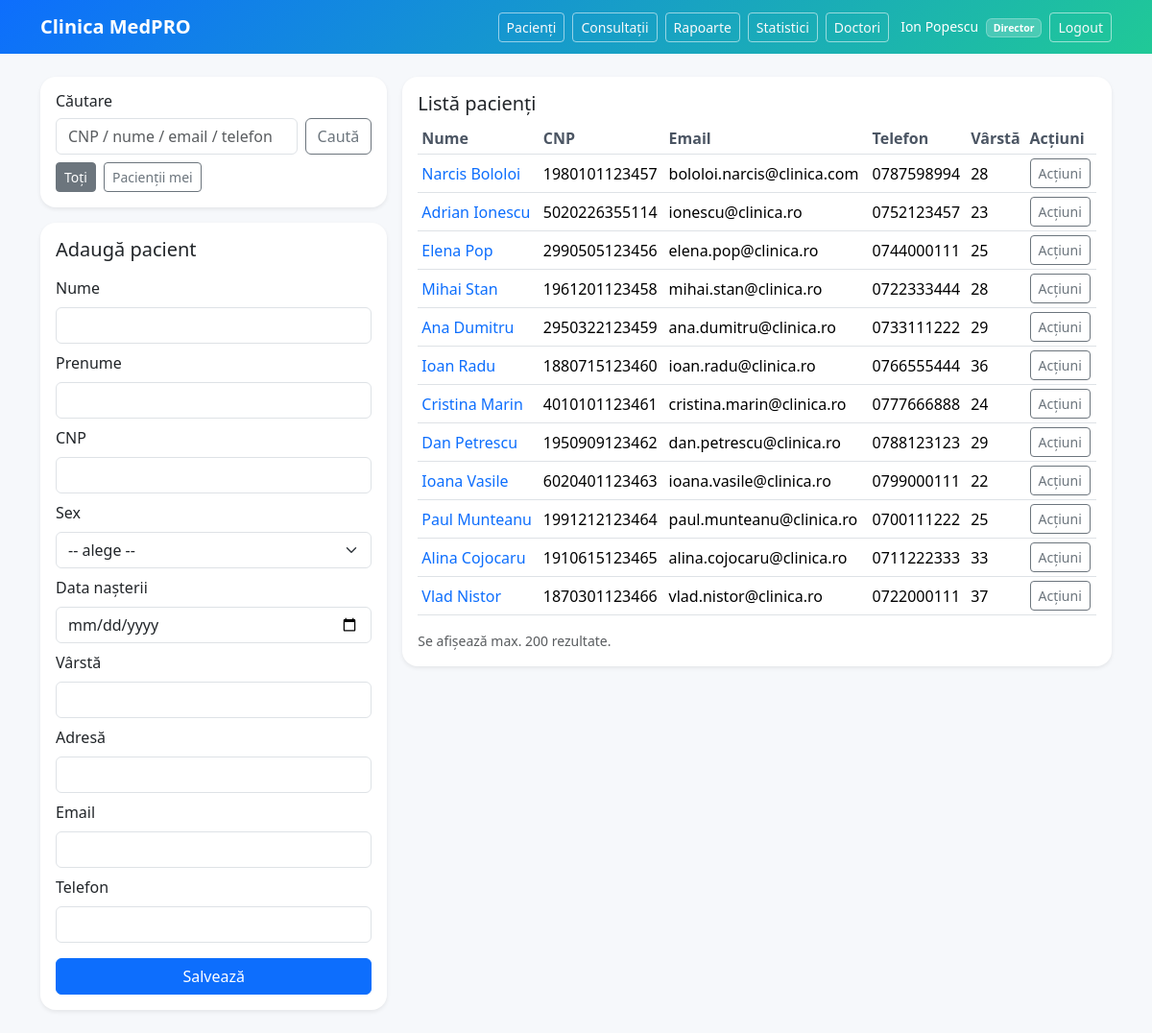
Screenshot of /public/pacienti.php (signed in) with the database file from the repository.
### tables this page shows
CREATE TABLE IF NOT EXISTS `pacienti` (
  `cnp` char(13) NOT NULL,
  `nume` varchar(60) NOT NULL,
  `prenume` varchar(60) NOT NULL,
  `adresa` varchar(255) NOT NULL,
  `data_nasterii` date NOT NULL,
  `sex` enum('M','F') NOT NULL,
  `varsta` int NOT NULL,
  `email` varchar(120) NOT NULL,
  `telefon` varchar(30) NOT NULL,
  `created_at` timestamp NULL DEFAULT CURRENT_TIMESTAMP,
  PRIMARY KEY (`cnp`)
);

### app/helpers.php (called while the page is built, shortened)
<?php
function e(string $s): string {
  return htmlspecialchars($s, ENT_QUOTES, 'UTF-8');
}

### app/db.php (called while the page is built, shortened)
<?php
function db(): PDO {
  $cfg = require __DIR__ . '/config.php';
  $db = $cfg['db'];
  $dsn = "mysql:host={$db['host']};dbname={$db['name']};charset={$db['charset']}";
  $pdo = new PDO($dsn, $db['user'], $db['pass'], [
    PDO::ATTR_ERRMODE => PDO::ERRMODE_EXCEPTION,
    PDO::ATTR_DEFAULT_FETCH_MODE => PDO::FETCH_ASSOC,
  ]);
  return $pdo;
}

### public/pacienti.php (the view, shortened to what this page needs)
<?php
require_once __DIR__ . '/../app/db.php';
require_once __DIR__ . '/../app/helpers.php';
require_once __DIR__ . '/../app/layout.php';
$u = auth_user();
$editPacient = null;
$q = trim((string)($_GET['q'] ?? ''));
$mine = (int)($_GET['mine'] ?? 0);
$params = [];
if ($mine === 1) {
  $sql = "
    SELECT DISTINCT p.*
    FROM pacienti p
    JOIN consultatii c ON c.cnp_pacient = p.cnp
    WHERE c.doctor_id = :did
  ";
  $params[':did'] = (int)$u['id'];
  if ($q !== '') {
    $sql .= " AND (p.cnp LIKE :q OR p.email LIKE :q OR p.telefon LIKE :q OR p.nume LIKE :q OR p.prenume LIKE :q)";
    $params[':q'] = "%$q%";
  }
  $sql .= " ORDER BY p.created_at DESC LIMIT 200";
} else {
  $sql = "SELECT * FROM pacienti";
  $sql .= " ORDER BY created_at DESC LIMIT 200";
}
$list = db()->prepare($sql);
$list->execute($params);
$pacienti = $list->fetchAll();
function v(?array $row, string $key): string {
  return e((string)($row[$key] ?? ''));
}
$isEdit = (bool)$editPacient;
?>
<div class="row g-3">
  <div class="col-lg-4">
    <div class="card shadow-sm mb-3">
      <div class="card-body">
        <h2 class="h6 mb-2">Căutare</h2>
        <form method="get" class="d-flex gap-2">
          <input name="q" value="<?= e($q) ?>" class="form-control" placeholder="CNP / nume / email / telefon">
          <button class="btn btn-outline-secondary">Caută</button>
        </form>
        <div class="d-flex gap-2 mt-2">
          <a class="btn btn-sm <?= $mine===0 ? 'btn-secondary' : 'btn-outline-secondary' ?>"
             href="/clinica/public/pacienti.php<?= $q!=='' ? '?q='.urlencode($q) : '' ?>">
            Toți
          </a>
          <a class="btn btn-sm <?= $mine===1 ? 'btn-secondary' : 'btn-outline-secondary' ?>"
             href="/clinica/public/pacienti.php?mine=1<?= $q!=='' ? '&q='.urlencode($q) : '' ?>">
            Pacienții mei
          </a>
        </div>
      </div>
    </div>
    <div class="card shadow-sm">
      <div class="card-body">
        <h2 class="h5 mb-3"><?= $isEdit ? 'Editează pacient' : 'Adaugă pacient' ?></h2>
        <form method="post">
          <div class="mb-2">
            <label class="form-label">Nume</label>
            <input name="nume" id="nume" class="form-control" required value="<?= v($editPacient, 'nume') ?>">
          </div>
          <div class="mb-2">
            <label class="form-label">Prenume</label>
            <input name="prenume" id="prenume" class="form-control" required value="<?= v($editPacient, 'prenume') ?>">
          </div>
          <div class="mb-2">
            <label class="form-label">CNP</label>
            <input name="cnp" id="cnp" class="form-control" maxlength="13" required
                   value="<?= v($editPacient, 'cnp') ?>"
                   <?= $isEdit ? 'readonly' : '' ?>>
          </div>
          <div class="mb-2">
            <label class="form-label">Sex</label>
            <select name="sex" id="sex" class="form-select" required>
              <option value="">-- alege --</option>
            </select>
          </div>
          <div class="mb-2">
            <label class="form-label">Data nașterii</label>
            <input type="date" name="data_nasterii" id="data_nasterii" class="form-control" required
                   value="<?= v($editPacient, 'data_nasterii') ?>">
          </div>
          <div class="mb-2">
            <label class="form-label">Vârstă</label>
            <input type="number" name="varsta" id="varsta" class="form-control" min="0" max="130" required readonly
                   value="<?= v($editPacient, 'varsta') ?>">
          </div>
          <div class="mb-2">
            <label class="form-label">Adresă</label>
            <input name="adresa" class="form-control" required value="<?= v($editPacient, 'adresa') ?>">
          </div>
          <div class="mb-2">
            <label class="form-label">Email</label>
            <input type="email" name="email" class="form-control" required value="<?= v($editPacient, 'email') ?>">
          </div>
          <div class="mb-3">
            <label class="form-label">Telefon</label>
            <input name="telefon" class="form-control" required value="<?= v($editPacient, 'telefon') ?>">
          </div>
          <button class="btn btn-primary w-100"><?= $isEdit ? 'Actualizează' : 'Salvează' ?></button>
        </form>
      </div>
    </div>
  </div>
  <div class="col-lg-8">
    <div class="card shadow-sm">
      <div class="card-body">
        <div class="d-flex justify-content-between align-items-center mb-2">
          <h2 class="h5 mb-0">Listă pacienți</h2>
        </div>
        <div class="table-responsive">
          <table class="table table-sm align-middle">
            <thead>
              <tr>
                <th>Nume</th>
                <th>CNP</th>
                <th>Email</th>
                <th>Telefon</th>
                <th>Vârstă</th>
                <th>Acțiuni</th>
              </tr>
            </thead>
            <tbody>
            <?php foreach ($pacienti as $p): ?>
              <tr>
                <td>
                  <a href="/clinica/public/pacienti.php?edit=<?= urlencode($p['cnp']) ?>" class="text-decoration-none">
                    <?= e($p['prenume'].' '.$p['nume']) ?>
                  </a>
                </td>
                <td><?= e($p['cnp']) ?></td>
                <td><?= e($p['email']) ?></td>
                <td><?= e($p['telefon']) ?></td>
                <td><?= e((string)$p['varsta']) ?></td>
                <td class="text-nowrap actions-cell">
                  <button class="btn btn-sm btn-outline-secondary"
                          type="button"
                          data-bs-toggle="modal"
                          data-bs-target="#actModal<?= e($p['cnp']) ?>">
                    Acțiuni
                  </button>
                </td>
              </tr>
            <?php endforeach; ?>
            </tbody>
          </table>
        </div>
        <div class="text-muted small">Se afișează max. 200 rezultate.</div>
      </div>
    </div>
  </div>
</div>

### app/layout.php (style rules this page uses)
:root { --bg: #f6f8fb; --brand1: #0d6efd; --brand2: #20c997; }
body { background: var(--bg); }
.card { border: none; border-radius: 1rem; box-shadow: 0 12px 30px rgba(0,0,0,0.08); }
.table thead th { color: #4b5563; font-weight: 600; }

### public/pacienti.php (style rules this page uses)
.table-responsive { overflow-x: auto !important; overflow-y: visible !important; }
.card, .card-body { overflow: visible !important; }
td.actions-cell { position: static !important; }

### rows the page displays
pacienti: prenume+nume "Narcis Bololoi", cnp "1980101123457", email "bololoi.narcis@clinica.com", telefon "0787598994", varsta "28"
pacienti: prenume+nume "Adrian Ionescu", cnp "5020226355114", email "ionescu@clinica.ro", telefon "0752123457", varsta "23"
pacienti: prenume+nume "Elena Pop", cnp "2990505123456", email "elena.pop@clinica.ro", telefon "0744000111", varsta "25"
pacienti: prenume+nume "Mihai Stan", cnp "1961201123458", email "mihai.stan@clinica.ro", telefon "0722333444", varsta "28"
pacienti: prenume+nume "Ana Dumitru", cnp "2950322123459", email "ana.dumitru@clinica.ro", telefon "0733111222", varsta "29"
pacienti: prenume+nume "Ioan Radu", cnp "1880715123460", email "ioan.radu@clinica.ro", telefon "0766555444", varsta "36"
pacienti: prenume+nume "Cristina Marin", cnp "4010101123461", email "cristina.marin@clinica.ro", telefon "0777666888", varsta "24"
pacienti: prenume+nume "Dan Petrescu", cnp "1950909123462", email "dan.petrescu@clinica.ro", telefon "0788123123", varsta "29"
pacienti: prenume+nume "Ioana Vasile", cnp "6020401123463", email "ioana.vasile@clinica.ro", telefon "0799000111", varsta "22"
pacienti: prenume+nume "Paul Munteanu", cnp "1991212123464", email "paul.munteanu@clinica.ro", telefon "0700111222", varsta "25"
pacienti: prenume+nume "Alina Cojocaru", cnp "1910615123465", email "alina.cojocaru@clinica.ro", telefon "0711222333", varsta "33"
pacienti: prenume+nume "Vlad Nistor", cnp "1870301123466", email "vlad.nistor@clinica.ro", telefon "0722000111", varsta "37"
